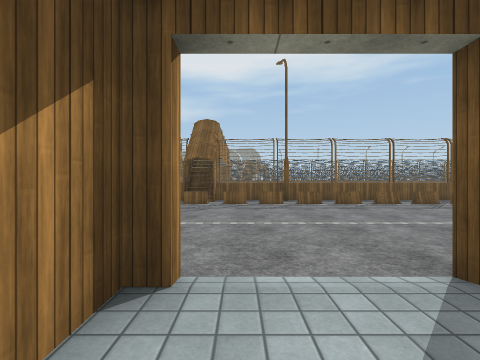
[1] (above)

19 first-person views from a walk through a scene from a Unity 3-D project. The camera is 1.3 m above the floor, looks level and sees 85° across. The floor is counted in squares, 2 m on a side. Each view is taken from the middle of a square. On the plan, view 1 faces up. The plan holds only what a view shows up to about 9 squares ahead; the rest is blank. The place goes on beyond the plan. Door leaves are left out, so doorways stand open. Some surface patterns are stand-ins.

[2]
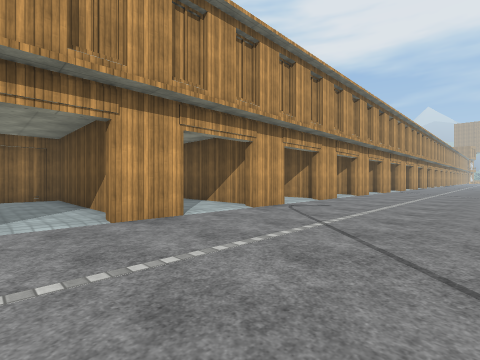

[3]
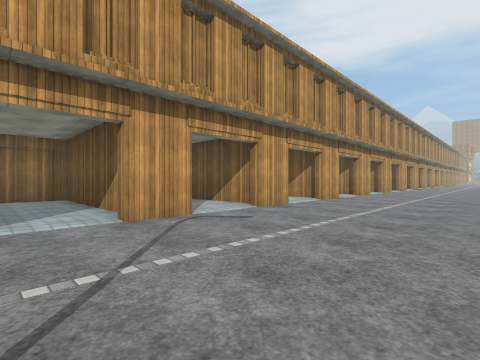

[4]
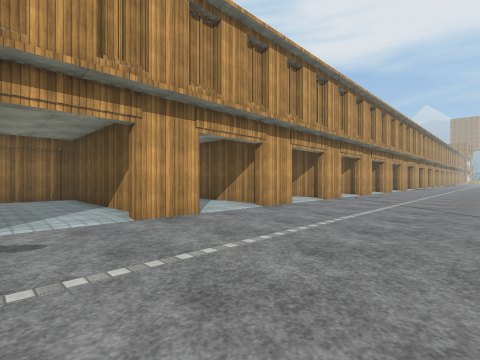

[5]
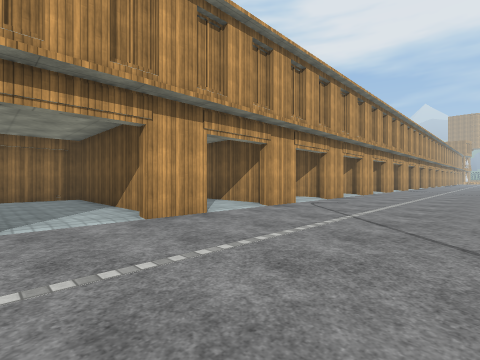

[6]
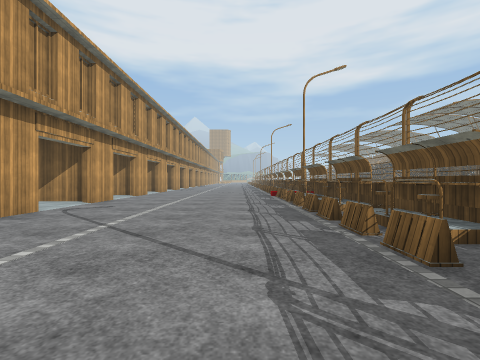

[7]
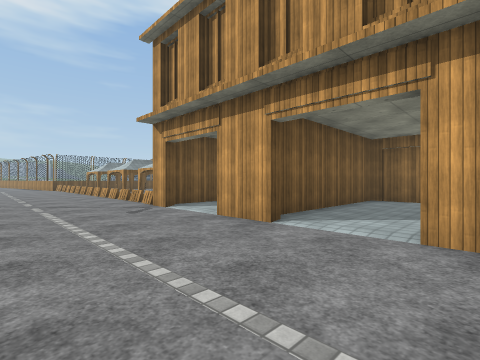

[8]
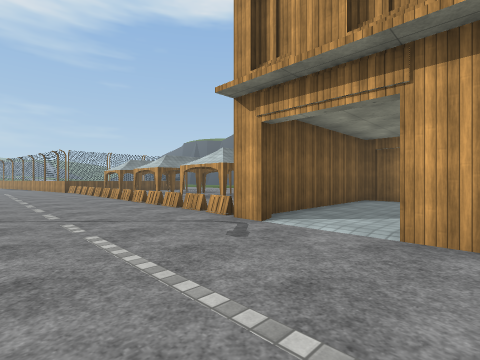

[9]
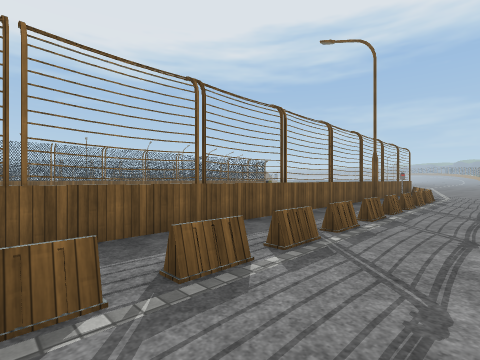

[10]
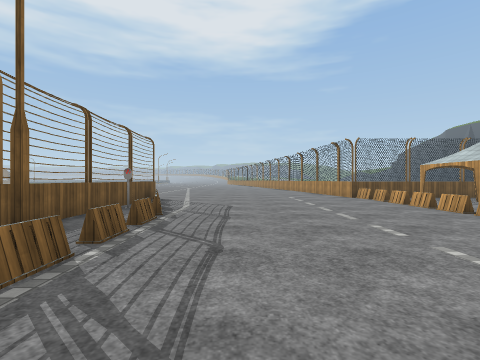

[11]
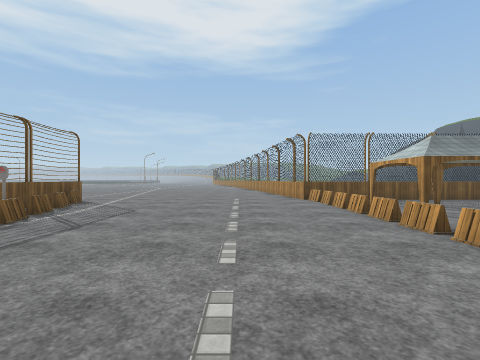

[12]
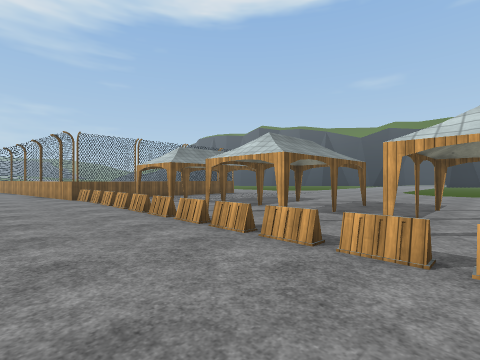

[13]
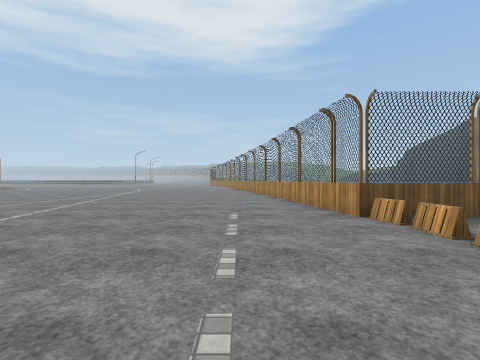

[14]
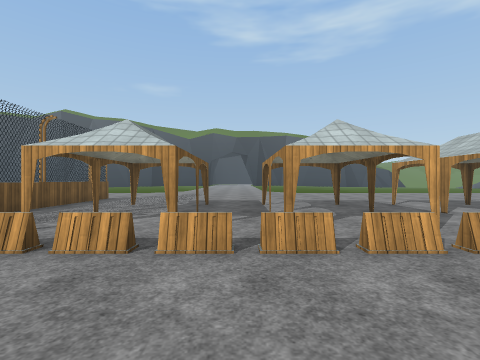

[15]
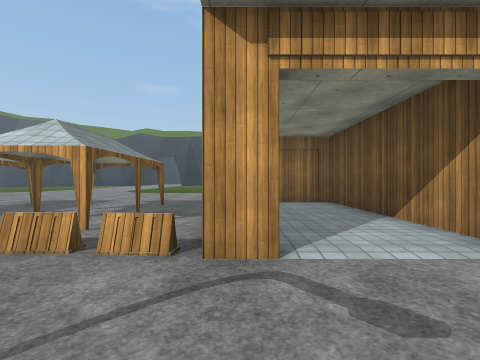

[16]
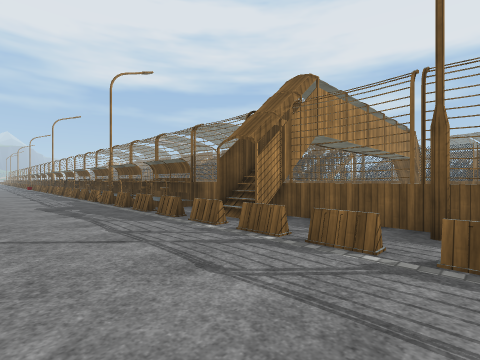

[17]
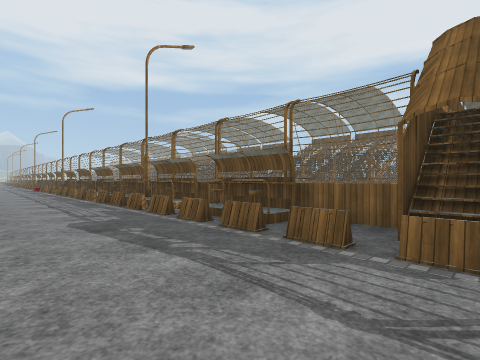

[18]
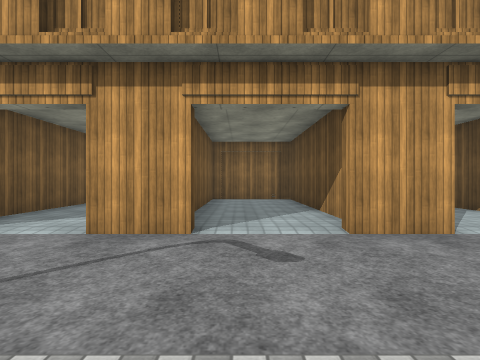

[19]
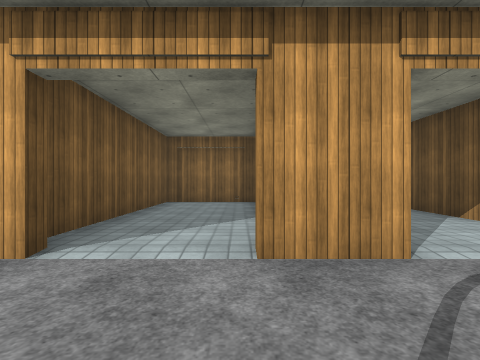

### Floor plan
Ten units are one square. View 1 is at (0, 0); x grows to the right and y downward. Boxes are objects, and circles mark ways between rooms. Rooms are numbered by the first view taken in them; rooms with no view inside come last. Other rooms are left out.
<svg viewBox="-185 -102 395 149">
<path fill="none" stroke="#000" d="M-7 -16 -7 35 18 35 18 -12M46 -18 54 -18M15 -18 29 -18M-17 -18 -4 -18M70 14 70 9M-34 -82 -54 -82M-34 -84 -54 -84M-34 -87 -54 -87M-49 -18 -35 -18M-61 -87 -82 -87M-70 -82 -75 -82M-81 -18 -67 -18M-90 -87 -100 -87M173 -90 -7 -90M-112 -18 -99 -18M176 42 176 -19 205 -23M-116 -82 -136 -82M-116 -84 -136 -84M-119 -87 -138 -87M-145 -18 -131 -18M-144 -87 -164 -87M-176 -18 -162 -18M-172 -87 -180 -87M56 -17 61 -16M35 -75 28 -75M46 -75 39 -75M24 -75 16 -75M58 -75 50 -75M13 -75 5 -75M69 -75 61 -75M3 -75 -5 -75M80 -75 73 -75M-9 -75 -16 -75M91 -75 85 -75M-11 -87 -18 -87M-20 -75 -27 -75M103 -75 95 -75M-31 -75 -39 -75M114 -75 106 -75M-42 -75 -50 -75M125 -75 118 -75M130 -16 137 -16M-54 -75 -61 -75M135 -77 128 -75M140 -16 147 -16M-65 -75 -72 -75M149 -16 166 -16M146 -80 138 -78M-76 -75 -84 -75M167 -17 174 -19M167 -87 160 -85M-109 -75 -117 -75M-120 -75 -127 -75M-131 -75 -139 -75M-142 -75 -150 -75M-103 -14 -103 35 -84 35M25 -12 25 35 50 35 50 -15M-39 -14 -39 35 -24 35M-71 -15 -71 35 -54 35M-134 -14 -134 10M-135 35 -109 35 -109 -12M-166 -15 -166 35 -141 35 -141 1"/>
<circle cx="5" cy="-20" r="3" fill="#2a7"/>
<circle cx="-90" cy="-20" r="3" fill="#2a7"/>
<circle cx="35" cy="-20" r="3" fill="#2a7"/>
<circle cx="-25" cy="-20" r="3" fill="#2a7"/>
<circle cx="-55" cy="-20" r="3" fill="#2a7"/>
<circle cx="-125" cy="-20" r="3" fill="#2a7"/>
<circle cx="-155" cy="-20" r="3" fill="#2a7"/>
<text x="0" y="10">1</text>
<text x="40" y="-40">2</text>
<text x="-90" y="10">3</text>
<text x="30" y="10">4</text>
<text x="-30" y="10">5</text>
<text x="-60" y="10">6</text>
<text x="-130" y="10">7</text>
<text x="-160" y="10">8</text>
</svg>
Room 1 opens to room 2. Room 2 opens to room 3. Room 2 opens to room 4. Room 2 opens to room 5. Room 2 opens to room 6. Room 2 opens to room 7. Room 2 opens to room 8.

Where each view was taken, in squares from view 1:
view 1: 0 up, 0 right, facing up
view 2: 6 up, 1 right, facing down-left
view 3: 6 up, 2 left, facing down-left
view 4: 6 up, 5 left, facing down-left
view 5: 6 up, 8 left, facing down-left
view 6: 6 up, 9 left, facing left
view 7: 5 up, 1 left, facing down-right
view 8: 5 up, 2 right, facing down-right
view 9: 6 up, 3 right, facing up-right
view 10: 6 up, 8 right, facing right
view 11: 4 up, 9 right, facing right
view 12: 4 up, 8 right, facing down-right
view 13: 4 up, 13 right, facing right
view 14: 4 up, 13 right, facing down
view 15: 4 up, 5 right, facing down
view 16: 5 up, 2 right, facing up-left
view 17: 5 up, 1 left, facing up-left
view 18: 5 up, 15 left, facing down
view 19: 4 up, 13 left, facing down
